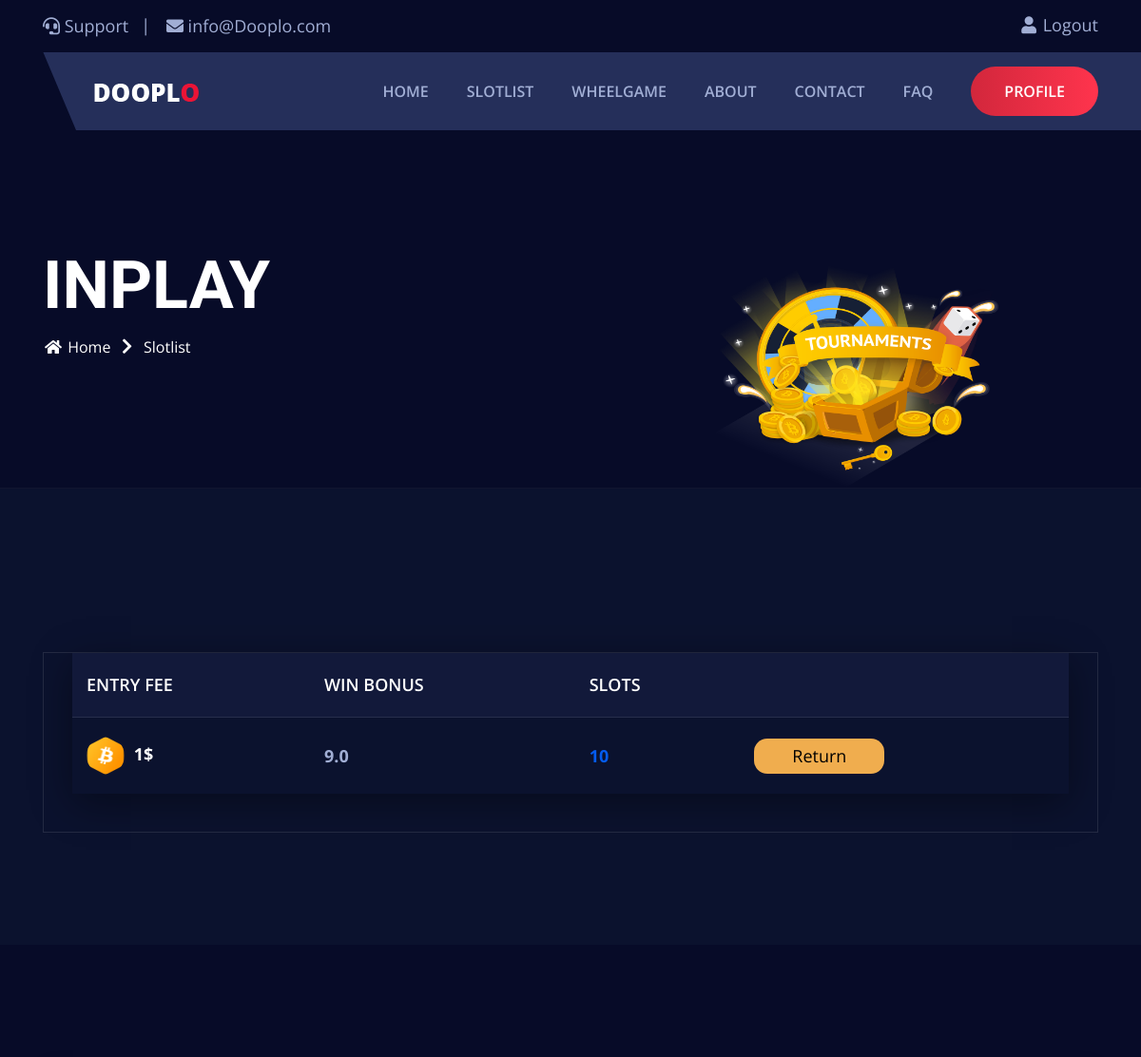
/inplay/ (signed in, upper part), run on an earlier commit of the app's database.
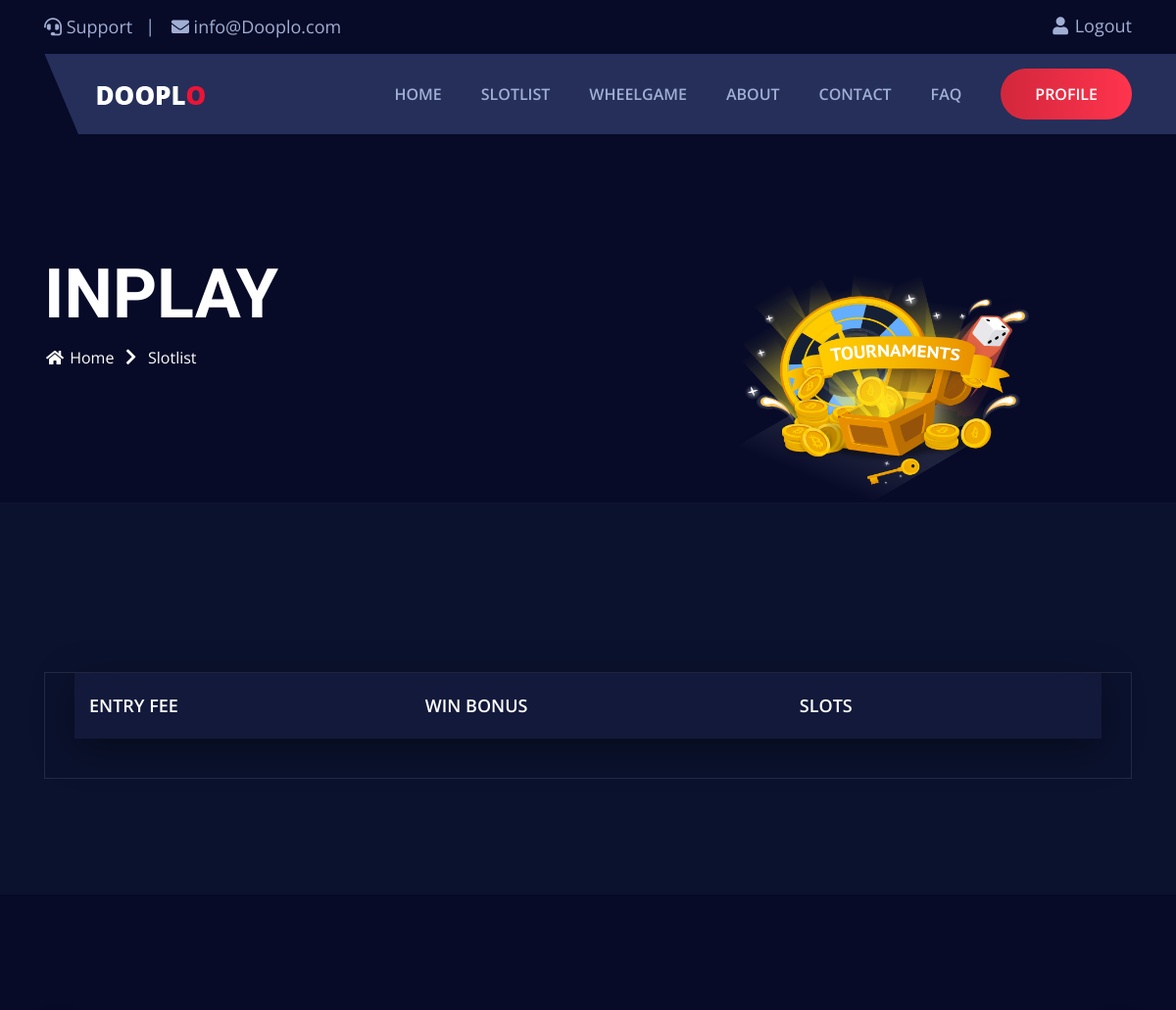
And on a later commit of the database.
### wheelspin/models.py (models this page shows, shortened)
class Rooms(models.Model):
    room_name = models.CharField(max_length=100)
    users_m = models.ManyToManyField(User, related_name="user_m")
    bet = models.IntegerField()
    total = models.IntegerField()
    deg = models.IntegerField()
    showed = models.ManyToManyField(User, related_name="showed",blank=True)
    winner = models.CharField(max_length=100,default="NO WINNER")
    status = models.CharField(max_length=20,default="RUNNING")
    objects = models.Manager()
    class meta:
        managed = True
        db_table = 'Rooms'

### wheelspin/views.py (the view)
# urls.py: path('inplay/', inplay, name="inplay"),
def inplay(request, *args, **kwargs):
    user_obj = User.objects.get(id=request.user.id)
    rooms = Rooms.objects.filter(users_m=user_obj)
    running = []
    for room in rooms:
        if room.status == "RUNNING":
            running.append(room)
    return render(request, 'wheelspin/inplay.html',{
        'rooms':running
    })

### wheelspin/templates/wheelspin/inplay.html (shortened to what the changed rows need)
{% extends 'wheelspin/base.html' %}
{% load static %}
{% load mathfilters %}
{% block body %}
    <section class="tournaments">
        <div class="info-table">
            <div class="container">
                <div class="row">
                    <div class="col-lg-12">
                        <div class="main-box">
                            <div class="tab-content">
                                <div class="tab-pane fade show active" id="pills-all-player" role="tabpanel" aria-labelledby="pills-all-player-tab">
                                    <div class="inner-table-content">
                                        <div class="tab-content">
                                            <div class="tab-pane fade show active" id="pills-leaderboardr" role="tabpanel" aria-labelledby="pills-leaderboardr-tab">
                                                <div class="inner-table">
                                                    <div class="responsive-table">
                                                        <table class="table">
                                                            <thead>
                                                                <tr>
                                                                    <th scope="col">Entry Fee</th>
                                                                    <th scope="col">Win Bonus</th>
                                                                    <th scope="col">Slots</th>
                                                                    <th scope="col"></th>
                                                                </tr>
                                                            </thead>
                                                            <tbody>
                                                                {% for room in rooms %}
                                                                <tr>
                                                                    <td>
                                                                        <img src="{% static 'wheelspin/assets/images/icon1.png' %}" alt=""> {{room.bet}}$
                                                                    </td>
                                                                    <td>
                                                                        {% with answer=room.bet|mul:room.total|mul:.1 %}
                                                                        {{room.bet|mul:room.total|sub:answer}}
                                                                        {% endwith %}
                                                                    </td>
                                                                    <td>
                                                                        {{room.total}}
                                                                    </td>
                                                                    <td>
                                                                        <a href="/games/{{room.room_name}}">
                                                                            <button style="background-color: #f0ad4e; color: black; padding: 5px 40px; border-radius: 14px; outline: none; border: none;">Return</button>
                                                                        </a>
                                                                    </td>
                                                                </tr>
                                                                {% endfor %}
                                                            </tbody>
                                                        </table>
                                                    </div>
                                                </div>
                                            </div>
                                        </div>
                                    </div>
                                </div>
                            </div>
                        </div>
                    </div>
                </div>
            </div>
        </div>
    </section>
{% endblock  %}

What changed in the data, as far as the page shows it:
removed Rooms: bet "1", bet|mul "9.0", total "10"
